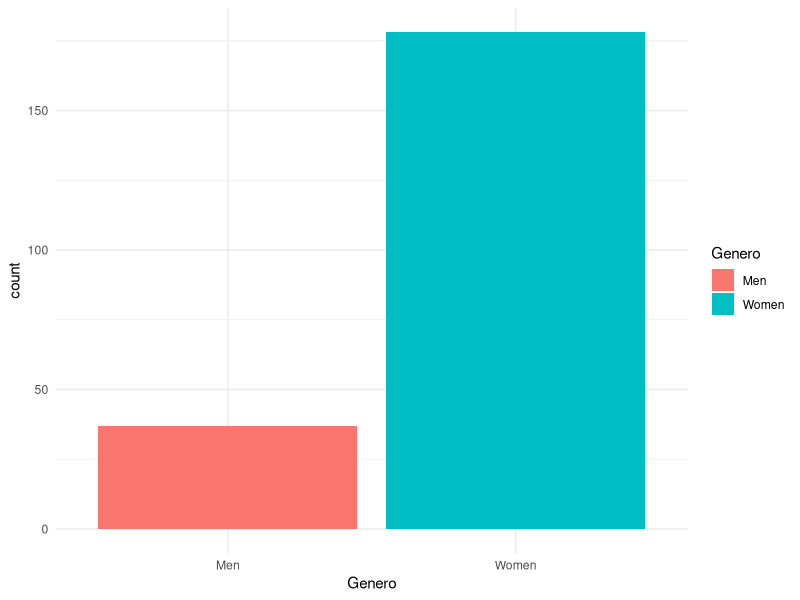
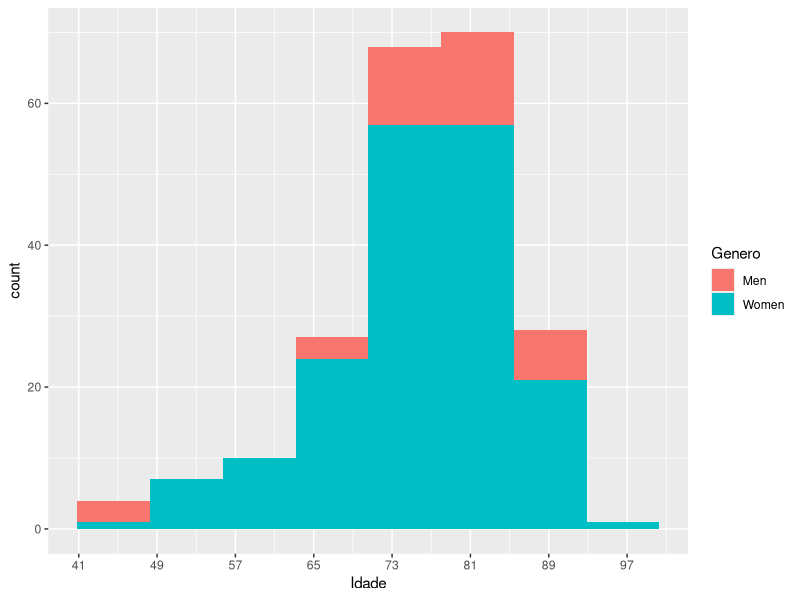
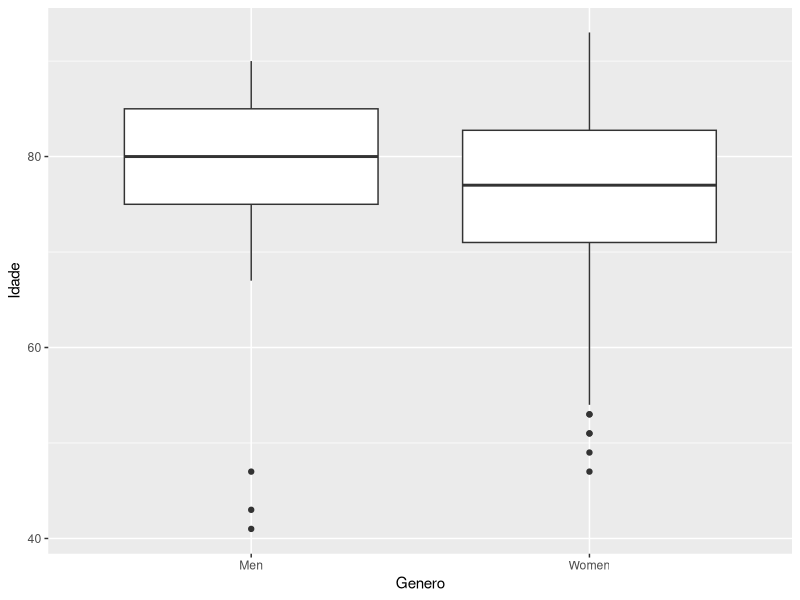
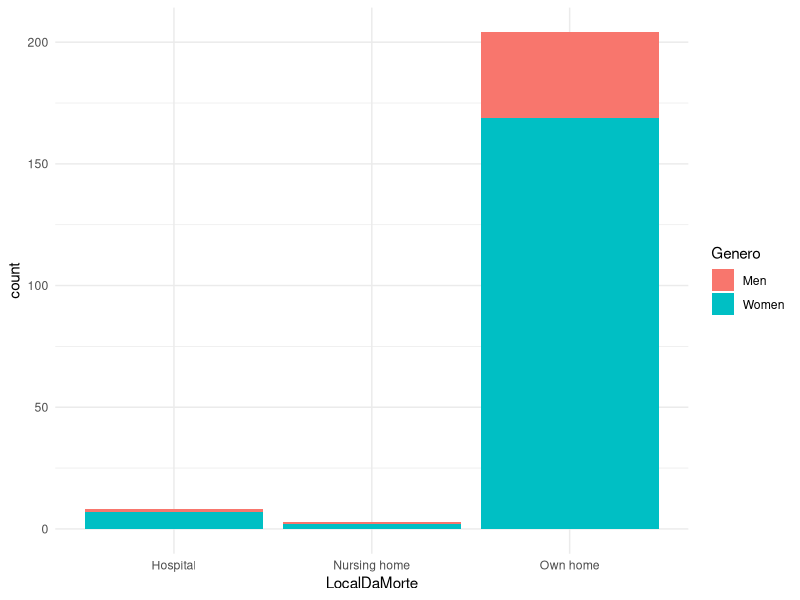
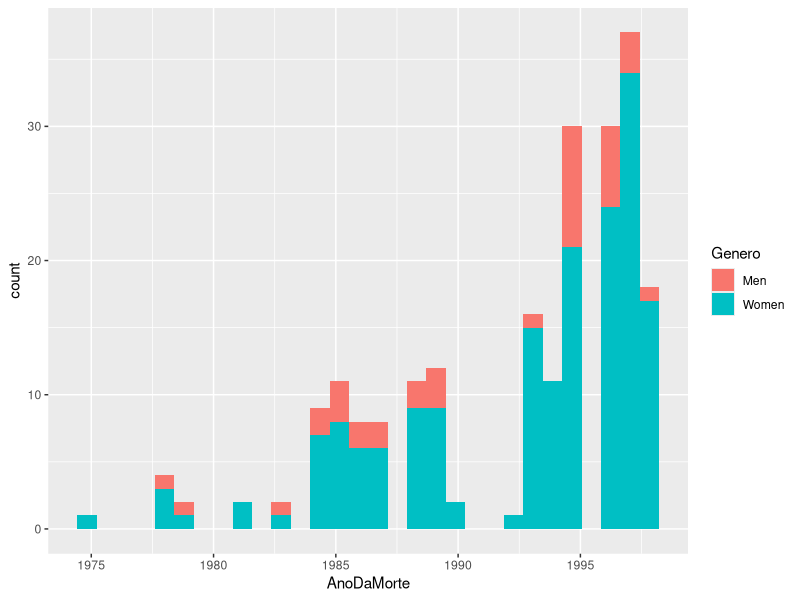
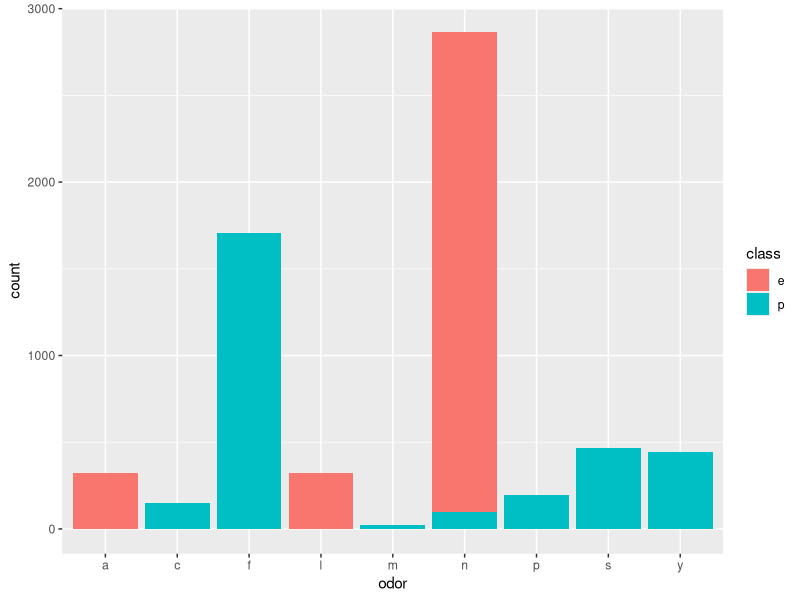
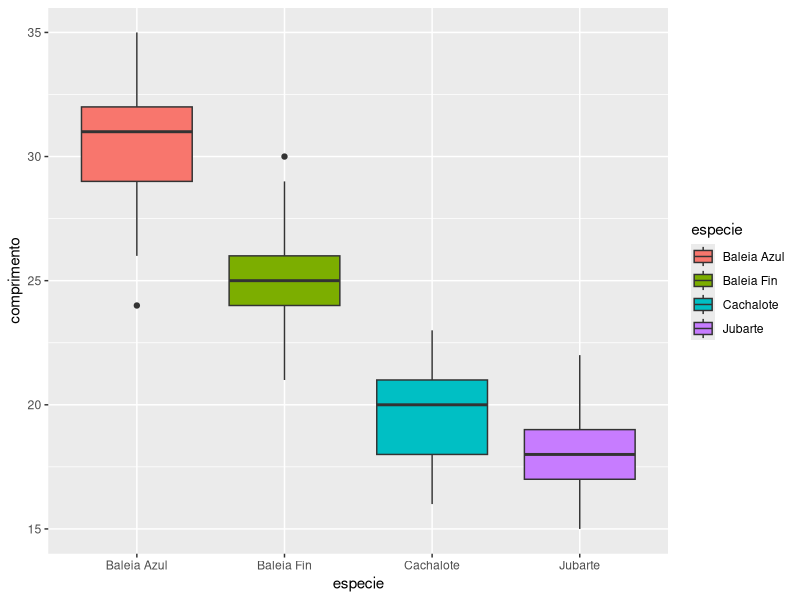
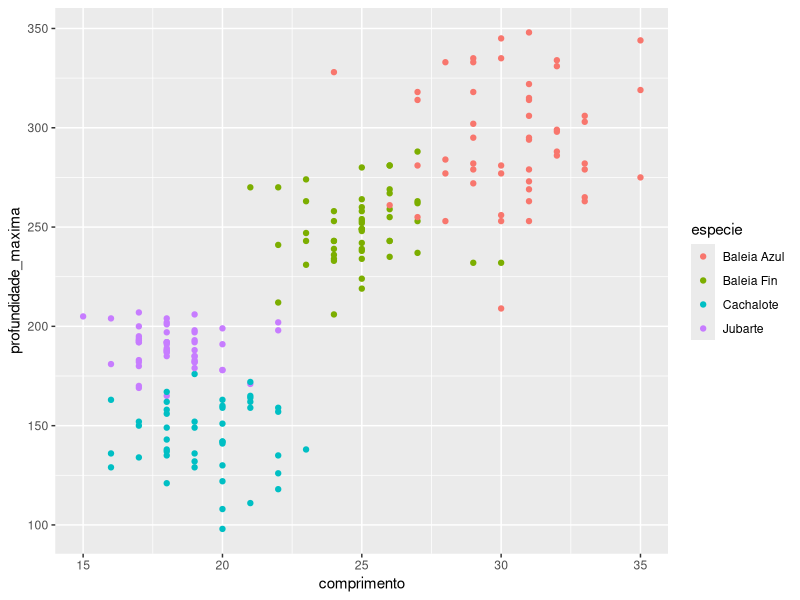

The R script that drew these images, in order:
# Lista 2 - Estatistica Computacional
# Marcus Vinicius Miata - 11811BCC017
# Adiel Pereira - 11721BCC008

library(ggplot2)

#Exercicio 1
#Considere o seguinte jogo: Steven e Garnit escolherão, cada um, uma sequência de tamanho 3 em que cada entrada da 
#sequência é cara ou coroa; logo em seguida, uma moeda será lançada três vezes; seaparecer a sequência de um dos 
#jogadores, este jogador vence e o jogo acaba; caso não apareça a sequência denenhum deles, 
#a moeda é lançada pela quarta vez e os três últimos lançamentos são analisados; se nestes três últimos lançamentos 
#aparecer a sequência de um dos jogadores, este jogador vence e o jogo acaba. Se istonão acontecer, a moeda é l
#ançada pela quinta vez e os três últimos resultados são analisados; se aparecer a sequência de um dos jogadores, 
#este jogador vence e o jogo acaba. Este processo é realizado até que apareça a sequência que um dos dois escolheu; 
#se aparecer primeiro a sequência de Steven, ele ganha; se aparecer primeiro a sequência de Garnit, ela vence. 
#Convencione que cara seja 1 e que coroa seja zero. Supondo que Steven escolheu a sequência (0, 1, 0) e que Garnit 
#escolheu a sequência (0, 0, 1), simule uma partida deste jogo. A simulação deve retornar steven caso Steven tenha 
#vencido ou deve retornargarnitcaso contrário.Replique o experimento 10 mil vezes e calcule a média de vitórias de Garnit. 
#Comente o resultado obtido.

jogo <- function(){
  steven <- c(0,1,0)
  garnit <- c(0,0,1)
  
  moedas <- sample(x = c(0,1), size = 3, replace = TRUE)
  
  if(mean(moedas == steven) == 1){
    return ("Steven")
  } 
  if(mean(moedas == garnit) == 1){
    return ("Garnit")
  }  
  
  while(1){  
    nova <- sample(x = c(0,1), size = 1, replace = TRUE)
    moedas <- moedas[2:3]
    moedas <- c(moedas, nova)
    if(mean(moedas == steven) == 1){
      return ("Steven")
    } 
    if(mean(moedas == garnit) == 1){
      return ("Garnit")
    }
  }
}

resultados <- c()
for (i in 1:10000){
  resultados[i] <- jogo()
}

mean(resultados == "Garnit")

#Ao se fazer o experimento 10.000 vezes se percebe que a chance de vitória do Garnit é de aproximadamente 66%, ou seja,
#a seguencia inicial escolhida por ele é melhor que a seguencia escolhida por steven

#Exercicio 2
dados <- read.table(file = "dados.txt", header = TRUE, sep = ";")

dados$LocalDaMorte <- as.factor(dados$LocalDaMorte)
dados$Genero <- as.factor(dados$Genero)

#A)
summary(dados)
ggplot(data = dados, mapping = aes(x = Genero, fill = Genero)) + geom_bar() + theme_minimal()
#Percebe-se que o médico tinha como vitimas principais mulheres

#B)
ggplot(data = dados, mapping = aes(x = Idade, fill = Genero)) + geom_histogram(bins = 8) +
  scale_x_continuous(breaks = seq(41, 100, by = 8))
#Dá pra ver que além da preferencia por mulheres, o assassino tinha uma preferencia por pessoas entre 70 e 85 anos

#C)
ggplot(data = dados, mapping = aes(y = Idade, x = Genero)) + geom_boxplot()
#Percebe-se que na media as vitimas do sexo masculino eram mais velhas que as vitimas do sexo feminino

#D)
ggplot(data = dados, mapping = aes(x = LocalDaMorte, fill = Genero)) + geom_bar() + theme_minimal()
#O principal local que ele matava as pessoas era em suas proprias casas

#E)
ggplot(data = dados, mapping = aes(x = AnoDaMorte, fill = Genero)) + geom_histogram()
# Ele esteve mais ativo entre 1993 - 1998

#F) Com Base em todos estes gráficos que foram apresentados, pode-se dizer que o perfil de vitimas do médico
#eram mulheres entre 70 e 85 anos, entre 1993-1998 foram os anos em que ele mais executou mulheres e seu plano
#de ação normalmente era cometer os assassinatos na casa da vitima

#Exercicio 4

cogumelos <- read.csv("cogumelos.csv")
cogumelos <- data.frame(lapply(cogumelos, as.factor))

summary(cogumelos)

amostra <- sample(x = 1:nrow(cogumelos), size = nrow(cogumelos), replace = FALSE)
cogumelos <- cogumelos[amostra, ]

tamanho <- round(nrow(cogumelos) * 0.80) 
treinamento <- cogumelos[1:tamanho, ]
teste <- cogumelos[(tamanho+1):nrow(cogumelos), ]

ggplot(data = treinamento, mapping = aes(x = odor, fill = class)) + geom_bar()
#a,l certeza de ser e
#c, f,m, p,s,y certeza de ser p 
#n grandes chances de ser e

respostas <- c()

for(j in 1:nrow(teste)){
  if(teste$odor[j] == "a" || teste$odor[j] == "l" || teste$odor[j] == "n"){
    respostas[j] <- "e"
  }else{
    respostas[j] <- "p"
  }
}

mean(respostas == teste$class)

#A taxa de acerto assim fica bem alta, porém existe um risco (baixo) de ser envenenado caso o cheiro seja n, que é onde está o erro do modelo

# Exercício 3. Os arquivos treino_baleias.txt e teste_baleias.txt contém informações sobre as carac-
# terísticas de algumas espécies de baleias. Os conjuntos de dados possuem, ao todo, 248 observações (198
# para treino, 50 para teste). As variáveis incluídas nestes conjuntos de dados são:
# 1• especie: indica a espécie da baleia e é uma variável categórica;
# • comprimento: indica o comprimento da baleia em metros e é uma variável numérica contínua;
# • peso: indica o peso da baleia em quilos e é uma variável numérica contínua;
# • profundidade_maxima: indica a profundidade máxima mergulhada pela baleia em metros e é uma
# variável numérica contínua;
# • volume_cranio: indica o volume do crânio da baleia em centímetros cúbicos e é uma variável numérica
# contínua.
# Os itens de (a) até (e) devem ser respondidos usando apenas os dados de treino_baleias.txt. Em (f), os
# dois conjuntos devem ser utilizados.

# a)Crie um conjunto para cada espécie de baleia; cada data frame criado deverá conter apenas baleias de
# uma espécie.

baleias_treino <- read.table(file = "treino_baleias.txt", header = TRUE, sep = ",")
baleias_treino$especie <- as.factor(baleias_treino$especie)

# b) Calcule a média, a variância, o desvio padrão e o coeficiente de variação para a variável peso para cada
# espécie de baleia. Comente os resultados obtidos. (usando mean)

medias <- aggregate(peso ~ especie, data = baleias_treino, FUN = mean)
variancias <- aggregate(peso ~ especie, data = baleias_treino, FUN = var)
desvios <- aggregate(peso ~ especie, data = baleias_treino, FUN = sd)
coeficientes <- desvios$peso / medias$peso

# c)Apresente o histograma da variável peso para a espécie de baleia azul. Comente os resultados obtidos.

baleias_azuis <- baleias_treino[baleias_treino$especie == "azul",]

# d) Apresente numa mesma janela os boxplots para cada espécie para a variável comprimento. Comente
# os resultados obtidos.

ggplot(data = baleias_treino, mapping = aes(x = especie, y = comprimento, fill = especie)) + geom_boxplot()

# pelo grafico boxplot concluimos que a especie azul é a que tem o maior comprimento,
# a especie jubarte é a que tem o menor comprimento.
# alem disso podemos notar que 75% das baleias azuis tem um comprimento maior que as das demais especies

# e) Apresente um gráfico de dispersão de comprimento versus profundidade_maxima. Cada espécie deve
# ser registrada por uma cor diferente.

ggplot(data = baleias_treino, mapping = aes(x = comprimento, y = profundidade_maxima, color = especie)) + geom_point()

# pelo grafico notamos que quanto maior a baleia mais profundo ela mergulha

# f) Com base em todas as informações anteriores, construa um modelo de árvore de decisão a partir de
# estruturas condicionais e de repetição para prever a espécie de uma baleia com base nas variáveis
# numéricas do estudo. Justifique as escolhas das variáveis e dos pontos de corte escolhidos. Por fim,
# utilize o conjunto do arquivo teste_baleias.txt para calcular a taxa de acerto. Comente o resultado
# obtido.

baleias_teste <- read.table(file = "teste_baleias.txt", header = TRUE, sep = ",")
baleias_teste$especie <- as.factor(baleias_teste$especie)

# A variavel escolhida foi o comprimento, pois como vimos no boxplot, as especies variam consideravelmente em comprimento

respostas <- c()

# baleias: azul, jubarte, fin, cachalote

for(j in 1:nrow(baleias_teste)){
  if(baleias_teste$comprimento[j] > 28){
    respostas[j] <- "azul"
  }else if(baleias_teste$comprimento[j] > 22){
    respostas[j] <- "fin"
  }else if(baleias_teste$comprimento[j] > 19){
    respostas[j] <- "cachalote"
  }else {
    respostas[j] <- "jubarte"
  }
}

mean(respostas == baleias_teste$especie)

# A taxa de acerto foi de 0.92, ou seja, 92% das baleias foram classificadas corretamente

# g) Utilize gráficos de dispersão para registrar por linhas horizontais e verticais os pontos de cortes escolhidos
# em sua árvore de decisão. As espécies de baleias devem ser registradas por diferentes cores.

ggplot(data = baleias_treino, mapping = aes(x = comprimento, y = profundidade_maxima, color = especie)) + geom_point() +
  geom_vline(xintercept = 28, color = "black") + geom_hline(yintercept = 0, color = "black") +
  geom_vline(xintercept = 22, color = "black") + geom_hline(yintercept = 0, color = "black") +
  geom_vline(xintercept = 19, color = "black") + geom_hline(yintercept = 0, color = "black")

# h) Crie um modelo de classificação KNN para classificar as baleias. Utilize 𝐾 = 1 e depois 𝐾 = 3.
# Compare os resultados dos dois modelos KNN.

library(class)

knn1 <- knn(train = baleias_treino[,2:5], test = baleias_teste[,2:5], cl = baleias_treino$especie, k = 1)
knn3 <- knn(train = baleias_treino[,2:5], test = baleias_teste[,2:5], cl = baleias_treino$especie, k = 3)

mean(knn1 == baleias_teste$especie)
mean(knn3 == baleias_teste$especie)

# A taxa de acerto do knn com k = 1 foi de 0.98, ou seja, 98% das baleias foram classificadas corretamente
# A taxa de acerto do knn com k = 3 foi de 0.98, ou seja, 98% das baleias foram classificadas corretamente